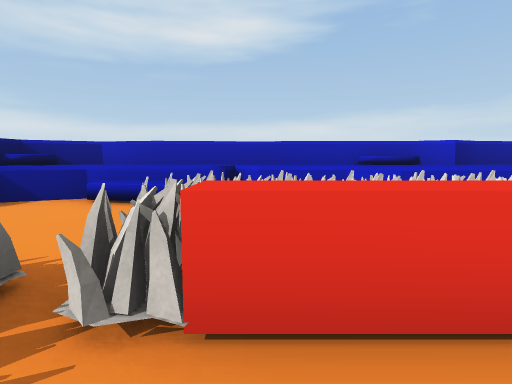
view 1 (above)

20 first-person views from a walk through a 3-D level made in the Unity game engine. The camera is 1.3 m above the floor, tilts 6° down and sees 80° across. The floor is counted in squares, 2 m on a side. Each view is taken from the middle of a square. On the plan, view 1 faces up. The plan holds only what a view shows up to about 10 squares ahead; the rest is blank. Some animated figures are left out.

view 2
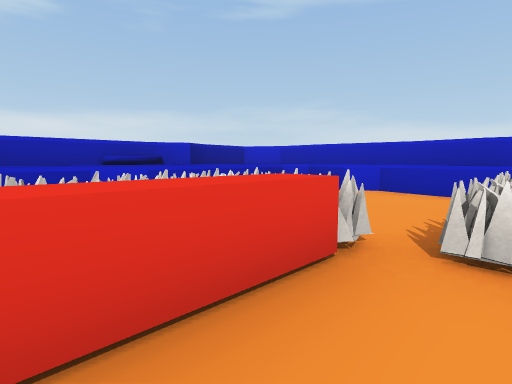

view 3
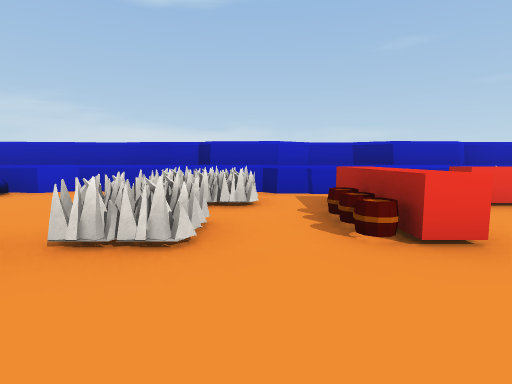

view 4
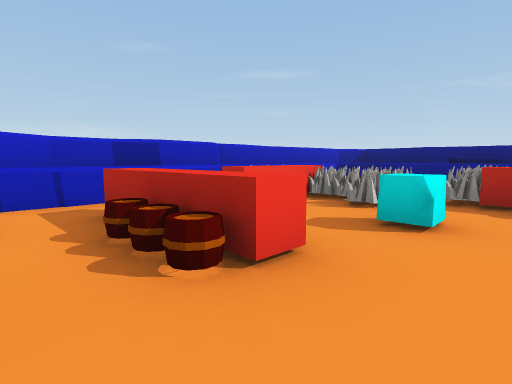

view 5
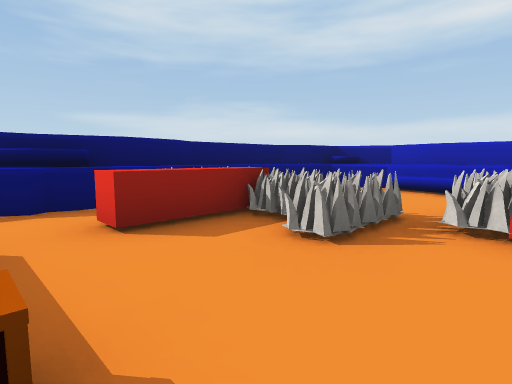

view 6
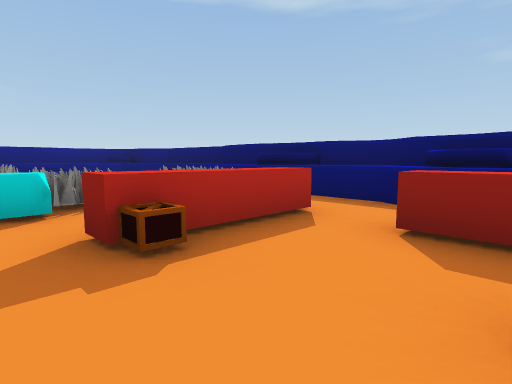

view 7
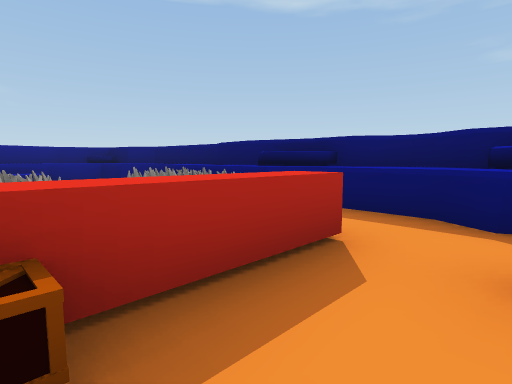

view 8
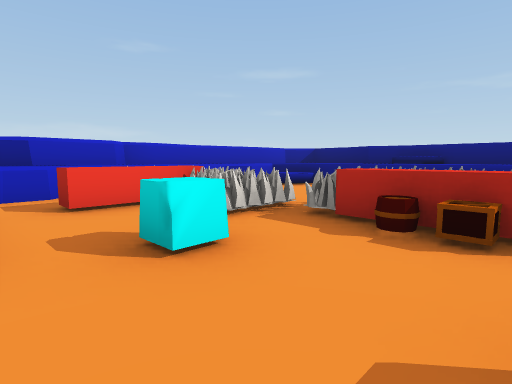

view 9
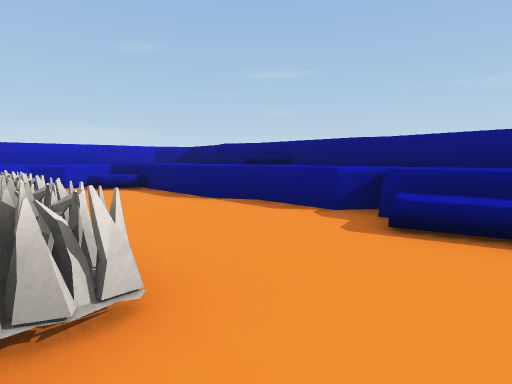

view 10
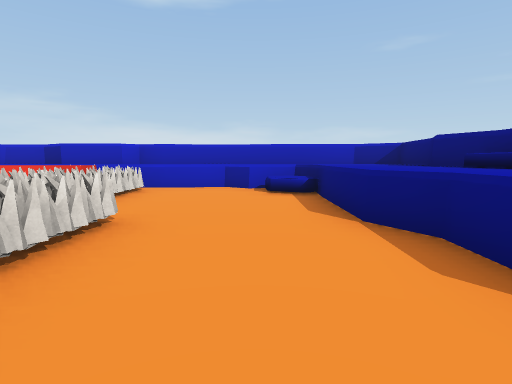

view 11
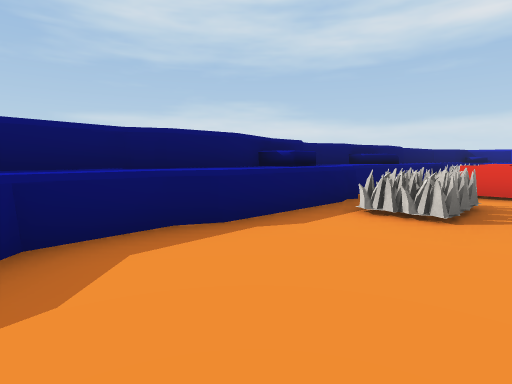

view 12
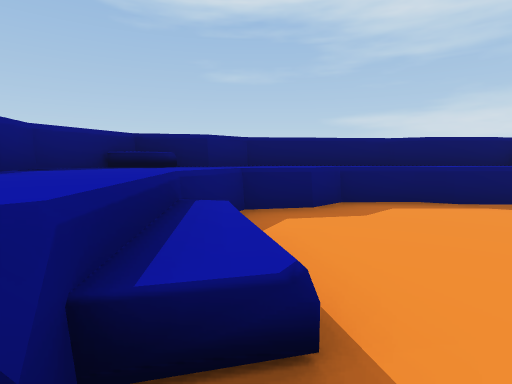

view 13
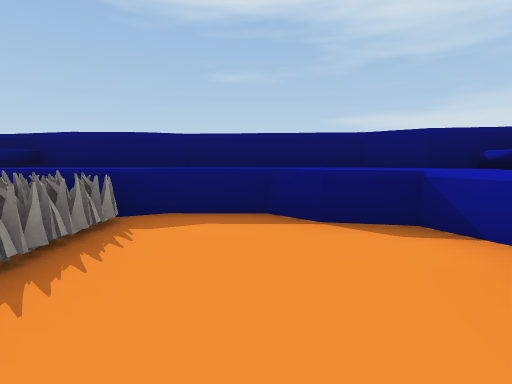

view 14
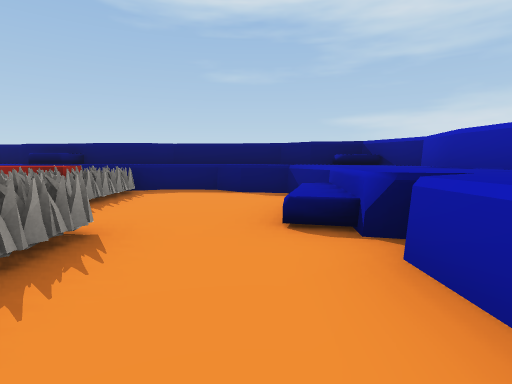

view 15
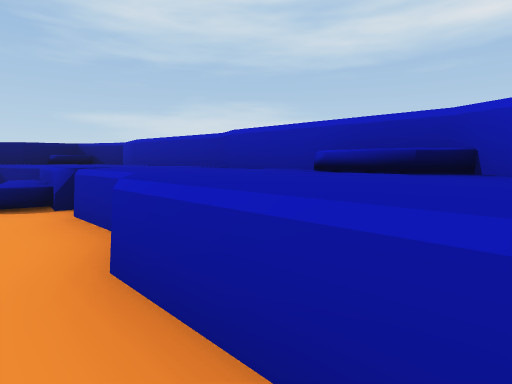

view 16
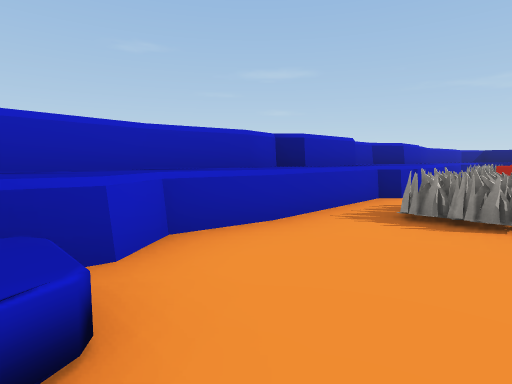

view 17
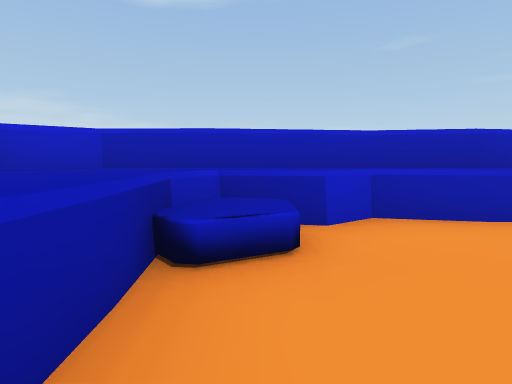

view 18
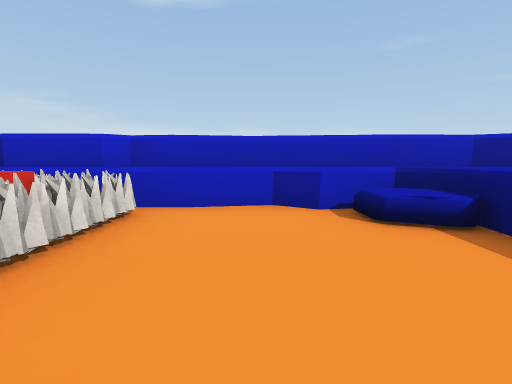

view 19
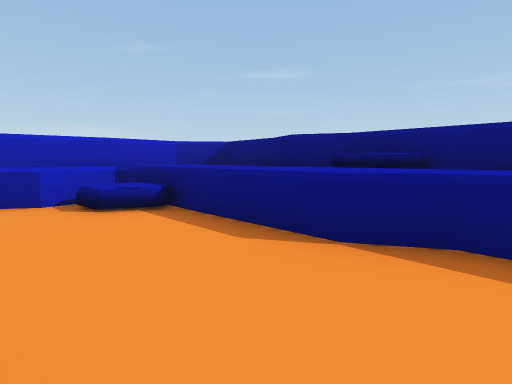

view 20
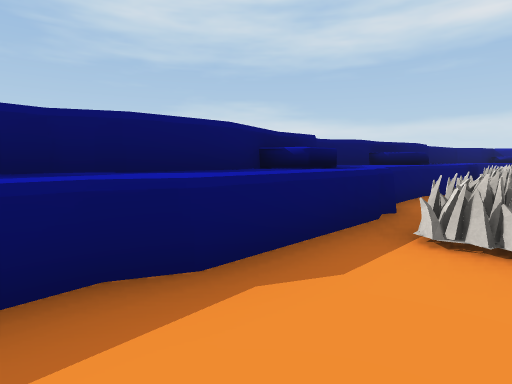

### Floor plan
Key: @ floor where view 1 was taken; # wall or solid block; x gap in a wall; . floor; = window, fence, low wall or low ledge; ^ raised ledge; B barrel; A box; O other object.
Columns run from 6 left of view 1 to 7 right of it. Each row starts with its distance up from view 1.
  7  ##########^##
  6  #^^^^^^^^^^^#
  5 #^^^^^^^^^^^^#
  4 #^^........=^#
  3 #^......  ..=^
  2 #^....OOO...=^
  1 #^OOOOO^O....#
  0 #^O^.O@.OOOO.#
 -1 #^x^......OO.#
 -2 #^...A...B..^^
 -3 ^^.^^^...^^.^^
 -4 #^OO..O.O...^#
 -5 #^OOOO...O.O.#
 -6 #^....ABOOOO.#
 -7 #^...O.OO....#
 -8 #^..........=^
 -9 #^=.........^^
-10 #^^.^^..=..^^#
-11  #^^^^^^^^^^^#
-12  #^^^^^^^^#^^#
-13   ######    ##

Positions as (right, up) in squares from view 1, and headings:
1: (0, 0), facing up
2: (0, 0), facing up-right
3: (0, -1), facing right
4: (1, -1), facing down-right
5: (0, -2), facing up-left
6: (0, 0), facing down-left
7: (-1, -1), facing down-left
8: (0, -3), facing down-right
9: (-2, -7), facing down-right
10: (-1, -9), facing right
11: (-2, -9), facing up-left
12: (0, -10), facing left
13: (-1, 3), facing left
14: (2, 4), facing left
15: (4, 4), facing up-left
16: (4, 4), facing down-right
17: (3, 4), facing right
18: (2, -8), facing right
19: (1, -8), facing down-right
20: (-3, -8), facing up-left
